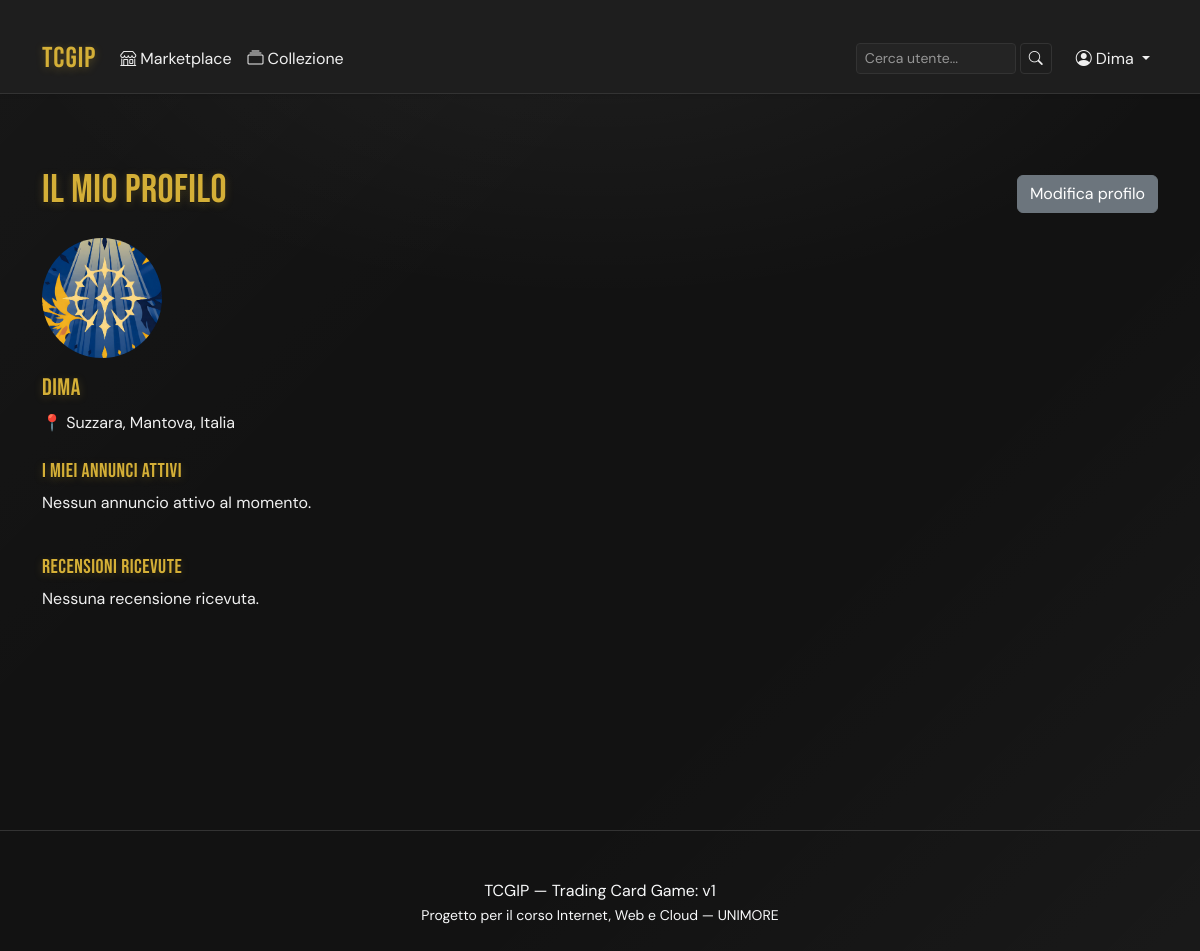
The page /accounts/profile/ (signed in) on the database its author committed.
### users/models.py (models this page shows, shortened)
class User(AbstractUser):
    profile_image = models.ImageField(upload_to="users/profiles/", null=True, blank=True)
    city = models.CharField( max_length=100,blank=True)
    province = models.CharField(max_length=100,blank=True)
    country = models.CharField(max_length=100,blank=True,default='Italia')
    allow_location = models.BooleanField(default=False,help_text='Se spuntato, gli altri utenti potranno vedere la tua posizione')
    collection_public = models.BooleanField(default=False, help_text='Se spuntato, chiunque potrà vedere la tua collezione dal tuo profilo pubblico')

### users/views.py (the view)
# urls.py: path('profile/', views.ProfileDetailView.as_view(), name='profile'),
class ProfileDetailView(LoginRequiredMixin, DetailView):
    model = User
    template_name = 'users/profile_detail.html'
    context_object_name = 'profile_user'
    def get_object(self):
        return self.request.user
    def get_context_data(self, **kwargs):
        context = super().get_context_data(**kwargs)
        context['listings'] = self.request.user.listings.filter(is_active=True)
        context['reviews'] = Review.objects.filter(transaction__seller=self.request.user)
        return context

### users/templates/users/profile_detail.html (shortened to what this page needs)
{% extends 'base.html' %}
{% block content %}
<div class="d-flex justify-content-between align-items-center mb-3">
    <h1>Il mio profilo</h1>
    <a href="{% url 'profile-edit' %}" class="btn btn-secondary">Modifica profilo</a>
</div>
{% if profile_user.profile_image %}
<img src="{{ profile_user.profile_image.url }}" class="rounded-circle mb-3" style="width: 120px; height: 120px; object-fit: cover;">
{% endif %}
<h4>{{ profile_user.username }}</h4>
{% if profile_user.city %}
<p>
    📍 {{ profile_user.city }}{% if profile_user.province %}, {{ profile_user.province }}{% endif %}{% if profile_user.country %}, {{ profile_user.country }}{% endif %}
</p>
{% else %}
<p>Nessuna posizione impostata.</p>
{% endif %}
<h5 class="mt-4">I miei annunci attivi</h5>
<div class="row">
    {% for listing in listings %}
    <div class="col-6 col-md-3 mb-3">
        <div class="card">
            {% if listing.owned_card.image %}
            <img src="{{ listing.owned_card.image.url }}" class="card-img-top" alt="{{ listing.owned_card.card.name }}">
            {% endif %}
            <div class="card-body">
                <h5 class="card-title">{{ listing.owned_card.card.name }}</h5>
                <p class="card-text">{{ listing.price }}€</p>
                <a href="{% url 'marketplace-detail' listing.pk %}" class="btn btn-sm btn-secondary">Dettagli</a>
            </div>
        </div>
    </div>
    {% empty %}
    <p>Nessun annuncio attivo al momento.</p>
    {% endfor %}
</div>
<h5 class="mt-4">Recensioni ricevute</h5>
{% for review in reviews %}
<div class="card mb-2 p-2">
    <p>
        <strong>{{ review.rating }}/5</strong> —
        {{ review.transaction.listing.owned_card.card.name }}
        venduta a {{ review.transaction.price }}€
    </p>
    {% if review.comment %}
    <p class="fst-italic">"{{ review.comment }}"</p>
    {% endif %}
</div>
{% empty %}
<p>Nessuna recensione ricevuta.</p>
{% endfor %}
{% endblock %}

### templates/base.html (shortened to what this page needs)
{% load static %}
<!DOCTYPE html>
<html lang="it">
<head>
    <link href="https://cdn.jsdelivr.net/npm/bootstrap@5.3.3/dist/css/bootstrap.min.css" rel="stylesheet">
    <link href="https://cdn.jsdelivr.net/npm/bootstrap-icons@1.11.3/font/bootstrap-icons.css" rel="stylesheet">
    <link href="{% static 'css/style.css' %}" rel="stylesheet">
</head>
<body class="d-flex flex-column min-vh-100">
{% block header %}
<nav class="navbar navbar-expand-lg navbar-dark shadow-sm">
    <div class="container">
        <a class="navbar-brand" href="{% url 'home' %}">TCGIP</a>
        <div class="collapse navbar-collapse" id="navbarNav">
            <ul class="navbar-nav me-auto">
                <li class="nav-item">
                    <a class="nav-link {% if request.resolver_match.url_name == 'marketplace-list' %}active{% endif %}"
                       href="{% url 'marketplace-list' %}">
                        <i class="bi bi-shop me-1"></i>Marketplace
                    </a>
                </li>
                {% if user.is_authenticated %}
                <li class="nav-item">
                    <a class="nav-link {% if request.resolver_match.url_name == 'collection' %}active{% endif %}"
                       href="{% url 'collection' %}">
                        <i class="bi bi-collection me-1"></i>Collezione
                    </a>
                </li>
                {% endif %}
            </ul>
            <form method="get" action="{% url 'user-search' %}" class="d-flex me-3">
                <input type="text" name="q" placeholder="Cerca utente..." class="form-control form-control-sm" style="width: 160px;">
                <button type="submit" class="btn btn-sm btn-outline-message ms-1">
                    <i class="bi bi-search"></i>
                </button>
            </form>
            <ul class="navbar-nav">
                {% if user.is_authenticated %}
                <li class="nav-item dropdown">
                    <a class="nav-link dropdown-toggle" href="#" role="button" data-bs-toggle="dropdown">
                        <i class="bi bi-person-circle me-1"></i>{{ user.username }}
                    </a>
                </li>
                {% endif %}
            </ul>
        </div>
    </div>
</nav>
{% endblock %}
<main class="container my-5 flex-grow-1">
    {% block content %}{% endblock %}
</main>
{% block footer %}
<footer class="py-4 border-top" style="border-color: var(--color-border) !important;">
    <div class="container text-center text-light">
        <p class="mb-0">TCGIP — Trading Card Game: v1</p>
        <p class="mb-0"><small>Progetto per il corso Internet, Web e Cloud — UNIMORE</small></p>
    </div>
</footer>
{% endblock %}
</body>
</html>

### static/css/style.css (style rules this page uses)
:root { --color-bg: #121212; --color-bg-alt: #1e1e1e; --color-surface: #242424; --color-gold: #d4af37; --color-gold-hover: #e8c65f; --color-gold-dim: #8a7228; --color-text: #f0f0f0; --color-text-muted: #c6c6c6; --color-border: #333333; --shadow-card: 0 4px 16px rgba(0, 0, 0, 0.5), 0 1px 3px rgba(0, 0, 0, 0.4); --shadow-card-hover: 0 8px 28px rgba(0, 0, 0, 0.6), 0 0 0 1px rgba(212, 175, 55, 0.15); }
body { background-color: var(--color-bg); background-image: radial-gradient(ellipse 1000px 500px at 50% 0%, rgba(255, 255, 255, 0.055), transparent 60%), linear-gradient(135deg, rgba(255, 255, 255, 0.025) 0%, transparent 35%, transparent 65%, rgba(255, 255, 255, 0.03) 100%); background-attachment: fixed; color: var(--color-text); font-family: 'DM Sans', sans-serif; }
h1, h2, h3, h4, h5, h6 { font-family: 'Bebas Neue', sans-serif; letter-spacing: 0.5px; color: var(--color-gold); text-shadow: 0 2px 8px rgba(212, 175, 55, 0.25), 0 1px 0 rgba(0, 0, 0, 0.4); }
a { color: var(--color-gold); text-decoration: none; transition: color 0.15s ease; }
.navbar { background-color: var(--color-bg-alt); border-bottom: 1px solid var(--color-border); box-shadow: 0 2px 12px rgba(0, 0, 0, 0.4); }
.navbar-brand { font-family: 'Bebas Neue', sans-serif; font-size: 1.8rem; color: var(--color-gold) !important; letter-spacing: 1px; text-shadow: 0 2px 8px rgba(212, 175, 55, 0.3); }
.nav-link { color: var(--color-text) !important; transition: color 0.15s ease; }
.form-control, .form-select { background-color: var(--color-surface); border: 1px solid var(--color-border); color: var(--color-text); }
.form-control::placeholder { color: var(--color-text-muted) !important; opacity: 0.7; }
main { min-height: 80vh; }
.container { padding-top: 1.5rem; }
.btn-outline-message { border-color: var(--color-border); color: var(--color-text); transition: border-color 0.15s ease, color 0.15s ease; }

### rows shown on the page
User: username "Dima", profile_image (picture), city "Suzzara", province "Mantova", country "Italia"
